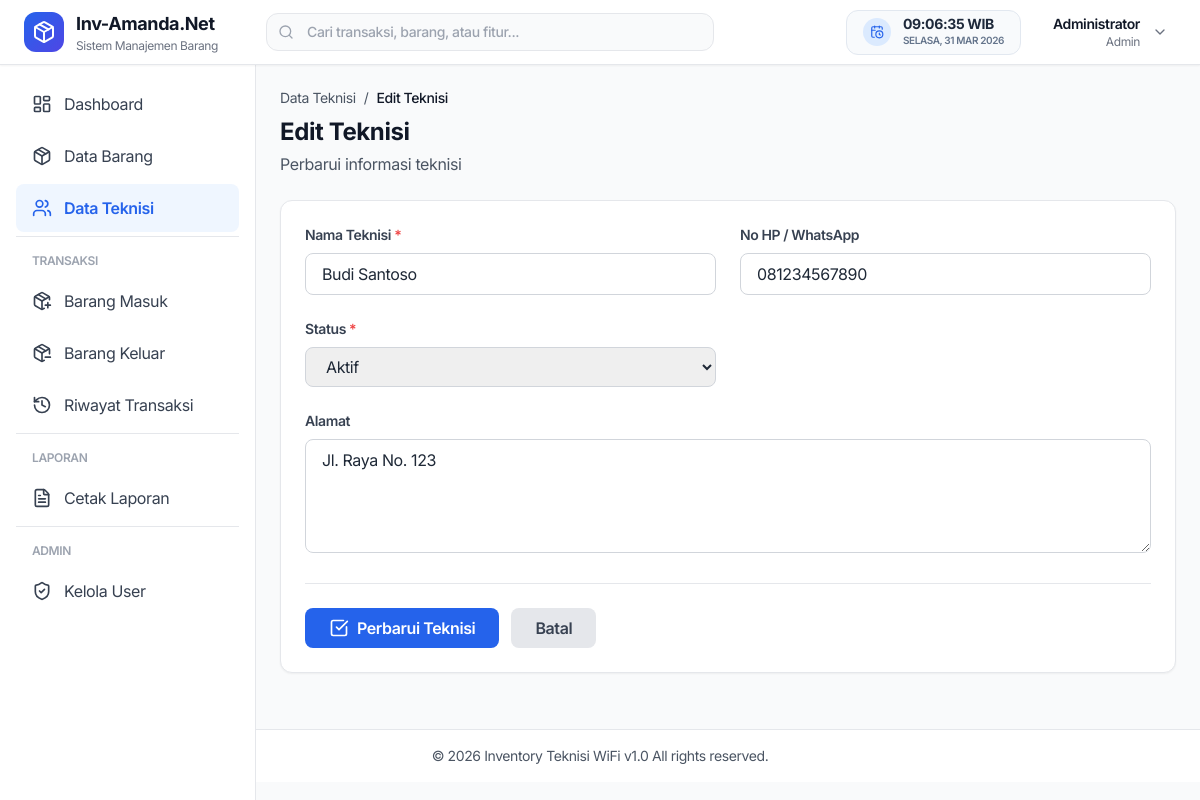
Before: /teknisi/edit.php?id=1 (signed in) with the older database file.
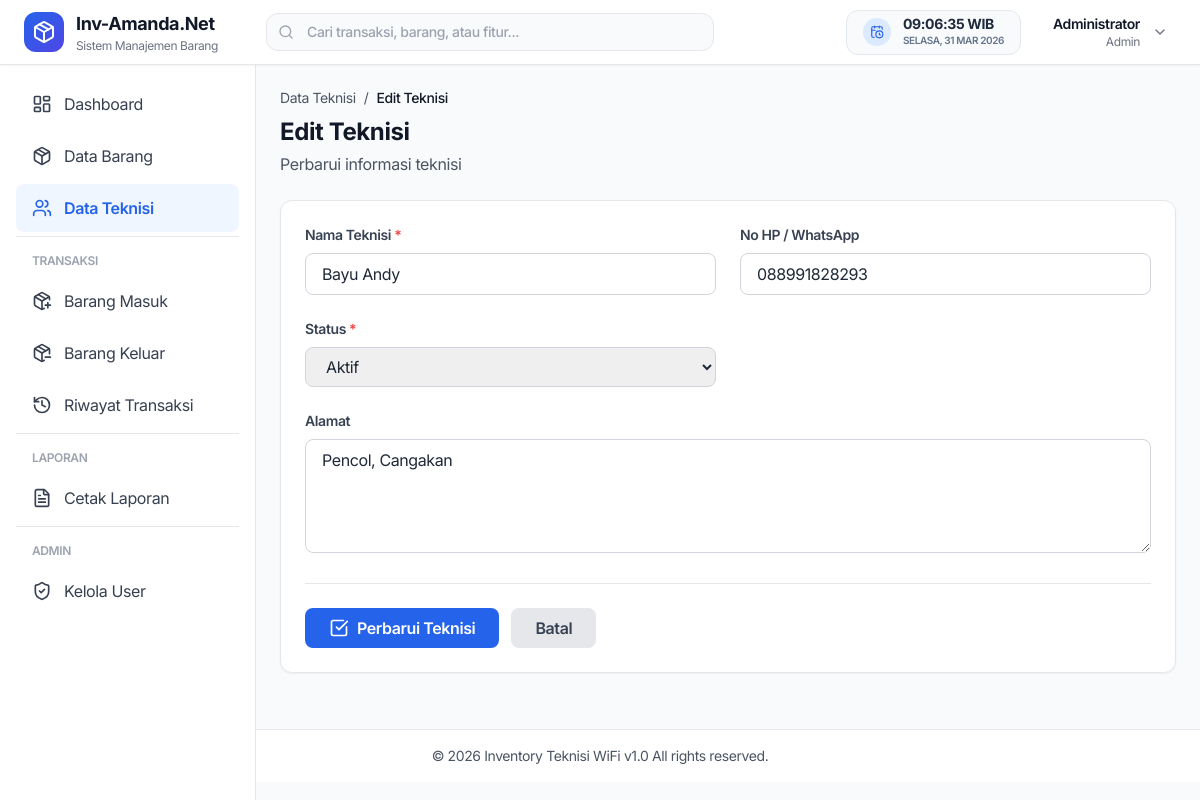
After: the same page with the newer database file.
### tables this page shows
CREATE TABLE `teknisi` (
  `id` int NOT NULL,
  `nama` varchar(100) NOT NULL,
  `no_hp` varchar(20) DEFAULT NULL,
  `alamat` text,
  `status` enum('aktif','nonaktif') DEFAULT 'aktif',
  `created_at` timestamp NOT NULL DEFAULT CURRENT_TIMESTAMP
);

### functions/teknisi.php (called while the page is built, shortened)
<?php
function getTeknisiById($conn, $id) {
    $id = mysqli_real_escape_string($conn, $id);
    $query = "SELECT * FROM teknisi WHERE id = '$id'";
    $result = mysqli_query($conn, $query);
    return mysqli_fetch_assoc($result);
}
?>

### public/teknisi/edit.php (the view, shortened to what this page needs)
<?php
require_once '../../includes/auth_check.php';
require_once '../../functions/teknisi.php';
$id = $_GET['id'] ?? 0;
$teknisi = getTeknisiById($conn, $id);
require_once '../../includes/header.php';
?>
<?php require_once '../../includes/sidebar.php'; ?>
<div class="lg:ml-64 pt-16">
    <div class="p-6">
        <div class="mb-6">
            <div class="flex items-center gap-2 text-sm text-gray-600 mb-2">
                <a href="index" class="hover:text-blue-600">Data Teknisi</a>
                <span>/</span>
                <span class="text-gray-900 font-medium">Edit Teknisi</span>
            </div>
            <h1 class="text-2xl font-bold text-gray-900">Edit Teknisi</h1>
            <p class="text-gray-600 mt-1">Perbarui informasi teknisi</p>
        </div>
        <div class="bg-white rounded-xl shadow-sm border border-gray-200 overflow-hidden">
            <form method="POST" action="" class="p-6">
                <div class="grid grid-cols-1 md:grid-cols-2 gap-6">
                    <div>
                        <label class="block text-sm font-semibold text-gray-700 mb-2">
                            Nama Teknisi <span class="text-red-500">*</span>
                        </label>
                        <input type="text" name="nama" required
                               value="<?= $teknisi['nama'] ?>"
                               class="w-full px-4 py-2 border border-gray-300 rounded-lg focus:ring-2 focus:ring-blue-500 focus:border-blue-500">
                    </div>
                    <div>
                        <label class="block text-sm font-semibold text-gray-700 mb-2">
                            No HP / WhatsApp
                        </label>
                        <input type="text" name="no_hp"
                               value="<?= $teknisi['no_hp'] ?>"
                               class="w-full px-4 py-2 border border-gray-300 rounded-lg focus:ring-2 focus:ring-blue-500 focus:border-blue-500">
                    </div>
                    <div>
                        <label class="block text-sm font-semibold text-gray-700 mb-2">
                            Status <span class="text-red-500">*</span>
                        </label>
                        <select name="status" required
                                class="w-full px-4 py-2 border border-gray-300 rounded-lg focus:ring-2 focus:ring-blue-500 focus:border-blue-500">
                            <option value="aktif" <?= $teknisi['status'] == 'aktif' ? 'selected' : '' ?>>Aktif</option>
                        </select>
                    </div>
                    <div class="md:col-span-2">
                        <label class="block text-sm font-semibold text-gray-700 mb-2">
                            Alamat
                        </label>
                        <textarea name="alamat" rows="4"
                                  class="w-full px-4 py-2 border border-gray-300 rounded-lg focus:ring-2 focus:ring-blue-500 focus:border-blue-500"><?= $teknisi['alamat'] ?></textarea>
                    </div>
                </div>
                <div class="flex items-center gap-3 mt-6 pt-6 border-t border-gray-200">
                    <button type="submit"
                            class="px-6 py-2 bg-blue-600 text-white font-semibold rounded-lg hover:bg-blue-700 transition">
                        <span class="flex items-center gap-2">
                            <i data-lucide="check-square" class="w-5 h-5"></i>
                            Perbarui Teknisi
                        </span>
                    </button>
                    <a href="index"
                       class="px-6 py-2 bg-gray-200 text-gray-700 font-semibold rounded-lg hover:bg-gray-300 transition">
                        Batal
                    </a>
                </div>
            </form>
        </div>
    </div>
<?php require_once '../../includes/footer.php'; ?>

Changed rows visible on the page:
changed teknisi "Aktif": nama "Budi Santoso" → "Bayu Andy"; no_hp "081234567890" → "088991828293"; alamat "Jl. Raya No. 123" → "Pencol, Cangakan"
